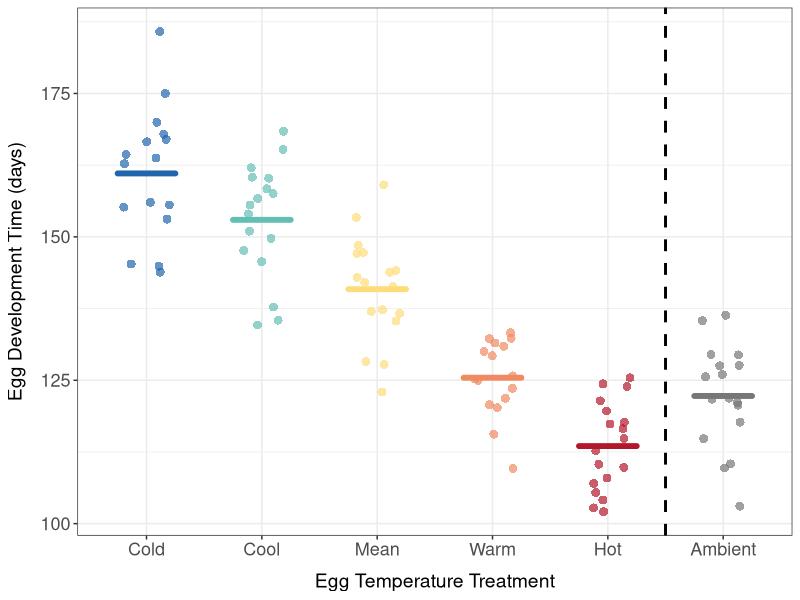
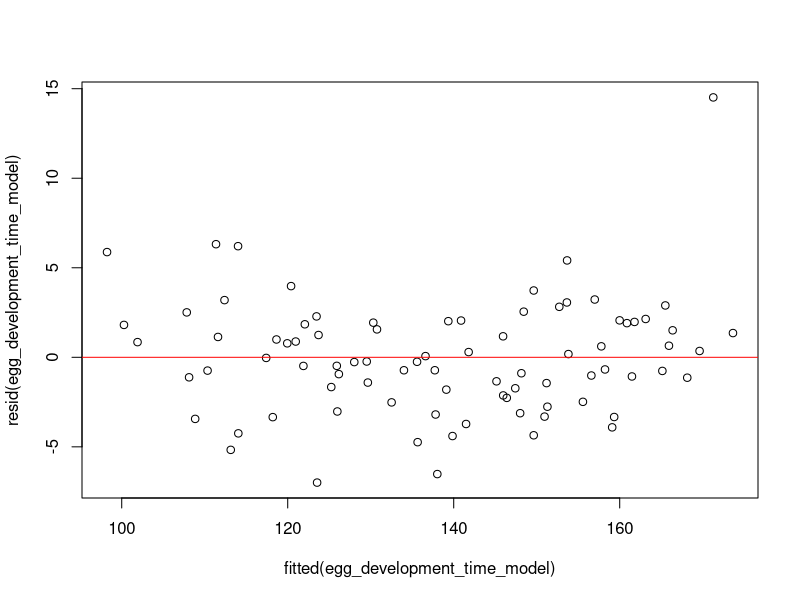
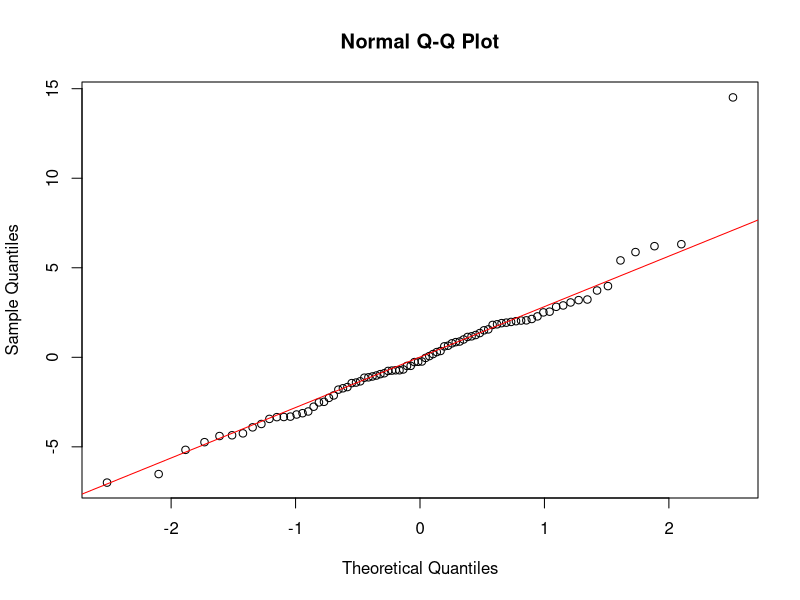
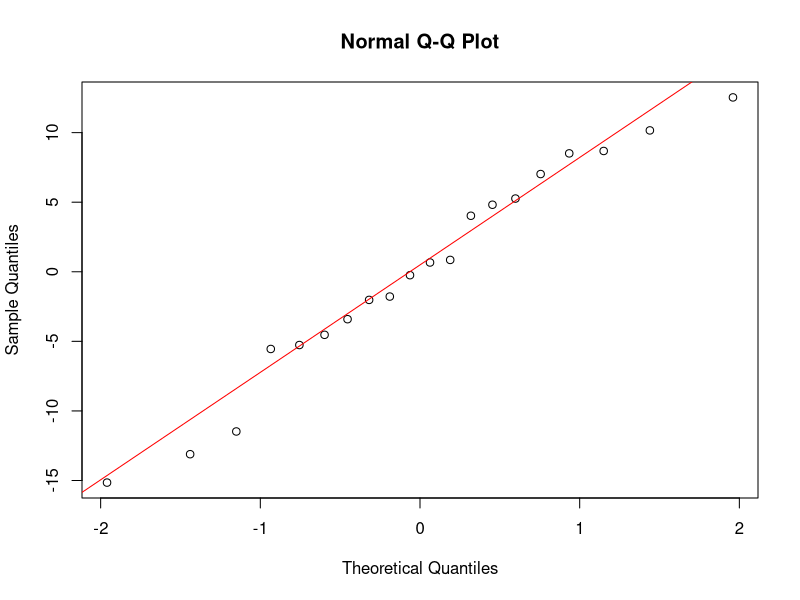
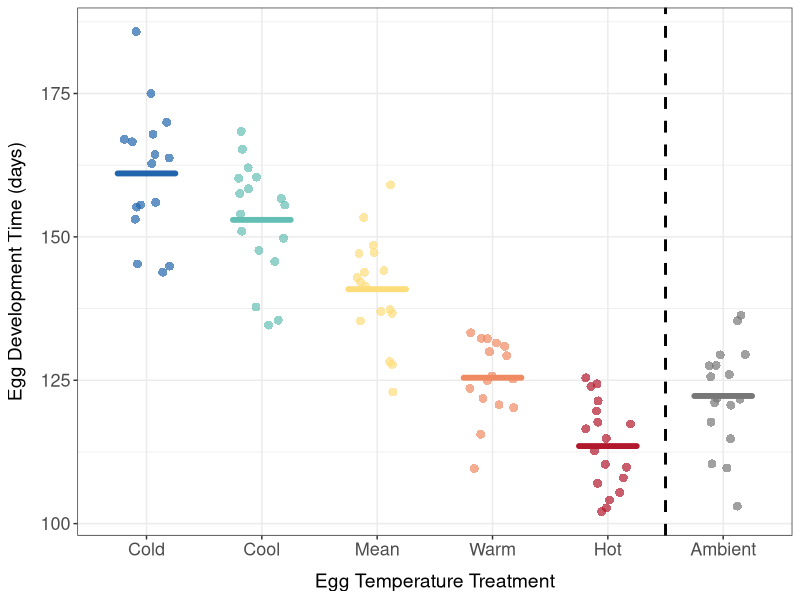

Recreate these plots in R, in order.
#### DESCRIPTION ####

# This script analyses the data look at the effect of temperature on winter moth
# egg development 

#### SET UP ####

# packages
library(here)
library(tidyverse)
library(lmerTest)
packageVersion("lmerTest")
# data
egg_subcltuches <- read.csv(here("data_files", "egg_subclutches.csv"))
larval_hatching <- read.csv(here("data_files", "egg_hatching_raw_NAs.csv"))
egg_temperature_treatments <- read.csv(here("data_files", "egg_temperature_treatments_daily.csv"))

# reorder temperature treatments for plots
egg_subcltuches$egg_temperature_treatment <- factor(egg_subcltuches$egg_temperature_treatment,
                                                 levels = c("cold", "cool", "mean", "warm", "hot", "ambient"))


# set up a common colour palette for plots
temperature_treatment_colours <- c("cold" = "#2166AC",
                                   "cool" = "#63BFB4",
                                   "mean" = "#FDDC7A",
                                   "warm" = "#EF8A62", 
                                   "hot" = "#B2182B",
                                   "ambient" = "#777777")

#### CALCULATE HALF-HATCH DATE ####

# transform date and larvae number to numerical format, remove the duplicate 
# subclutch and select only the rows needed
larval_hatching_transformed <- larval_hatching %>%
  mutate(date = as.Date(date, format = "%d/%m/%Y")) %>%
  mutate(day = dense_rank(date)) %>%
  filter(!is.na(number_larvae)) %>%
  mutate(number_larvae = as.integer(number_larvae)) %>%
  filter(subclutch_id != "f3.control.hot.2") %>%
  select(day, subclutch_id, number_larvae)

# find the total positive increase in larvae hatching 
larval_hatching_processed <- larval_hatching_transformed %>%
  arrange(subclutch_id, day) %>%
  group_by(subclutch_id) %>%
  mutate(change_larvae = number_larvae - lag(number_larvae)) %>%
  mutate(change_larvae = ifelse(change_larvae < 0 | is.na(change_larvae), 0, change_larvae)) %>%
  mutate(cum_larvae = cumsum(change_larvae)) %>%
  mutate(max_cum_larvae = max(cum_larvae)) %>%
  ungroup()

# calculate the proportion of larvae hatched each day in each subclutch
larval_hatching_proportions <- larval_hatching_processed %>%
  mutate(proportion_hatched = cum_larvae / max_cum_larvae) 

## subclutches with >2 larvae hatched = large

# filter the processed data for (large) subclutches with great than two larvae hatched (enough for a logistic curve)
larval_hatching_proportions_large <- larval_hatching_proportions %>%
  filter(max_cum_larvae > 2) %>%
  select(subclutch_id, day, proportion_hatched)

# calculate the median hatching day to find a good initial guess for the inflection point
median(larval_hatching_proportions_large$day)

# make a function to fit logistic curve per subclutch and extract parameters
# extract date of half-hatch and curve metrics for each tree
process_curve_dataset <- function(data) {
  #define the get_curve function which will be applied to each subclutch individually 
  get_curve <- function(rn) {
    #print the current subclutch being processed 
    print(as.character(rn$subclutch_id[1]))
    #initial guesses for the logistic model 
    a <- 0.1 #slope
    b <- 35  #inflection point when 50% hatched
    d <- 0   #lower asymptote 
    
    params <- list(a = a, b = b, d = d)
    while(TRUE) {
      params <- list(a = a, b = b, d = d)
      fit <- NULL
      try(fit <- nls(proportion_hatched ~ I(d + (1 - d) * 1/(1 + exp(-a * (day - b)))), #fit logistic growth curve using nonlinear least squares 
                     data = rn, start = params, trace = F, 
                     control = list(maxiter = 500), 
                     lower = list(a = 0, b = 0, d = 0), 
                     upper = list(a = 3, b = 160, d = 1), algorithm = "port"))
      
      if(!is.null(fit)) break;
      
      #resample params for new fit attempts
      a <- sample(seq(0.1, 2, 0.05), 1)
      b <- sample(seq(1, 50, 1), 1)
      d <- sample(seq(0, 0.6, 0.05), 1)
    }
    
    #get the half-hatch date (the x0 point where the proportion hatched is 0.5)
    #create smooth day sequence to evaluate the model over 
    s <- seq(min(rn$day), max(rn$day), length = 1000) 
    #define half-hatch date
    half <- s[which.min(abs(predict(fit, list(day = s)) - 0.5))] 
    
    #extract the coefficients from the fit
    coefs <- coef(fit)
    a <- coefs[1]
    b <- coefs[2]
    d <- coefs[3]
    
    #calculate slope at the half-hatch date using the logistic derivative formula
    half_slope <- (a * (1 - d)) / 4
    
    #return the values for the subclutch being evaluated
    return(list(fit, half, half_slope, as.character(rn$subclutch_id[1]), coefs[1], coefs[2], coefs[3]))
  }
  
  #apply the get_curve function to each subclutch ID
  rn_out <- lapply(by(data, data$subclutch_id, get_curve), identity)
  
  #combine the results into a matrix
  rn_out_matrix <- do.call(rbind, rn_out)
  
  #convert the matrix to a dataframe
  rn_hatching <- as.data.frame(rn_out_matrix)
  
  #separate the list columns into individual columns
  rn_hatching$fit <- lapply(rn_hatching$V1, as.vector)
  rn_hatching$halfdate <- unlist(rn_hatching$V2)
  rn_hatching$halfslope <- unlist(rn_hatching$V3)
  rn_hatching$subclutch_id <- unlist(rn_hatching$V4)
  rn_hatching$intercept <- unlist(rn_hatching$V5)
  rn_hatching$maxdate <- unlist(rn_hatching$V6)
  rn_hatching$maxslope <- unlist(rn_hatching$V7)
  
  #select and reorder columns needed
  rn_hatching <- rn_hatching %>%
    dplyr::select(subclutch_id, halfdate_large = halfdate, fit)
  
  return(rn_hatching)
}

# use the function on the larval hatching data
logistic_results <- process_curve_dataset(larval_hatching_proportions_large) 


## subclutches with <2 larvae hatched = small 

# filter the processed data for (smaller) subclutches with 1 or 2 larvae hatched 
larval_hatching_proportions_small<- larval_hatching_proportions %>%
  filter(max_cum_larvae < 3 & max_cum_larvae > 0) %>%
  select(subclutch_id, day, proportion_hatched)

# calculate halfdate as the day that proportion hatched equals or exceeds 50%
estimate_results <- larval_hatching_proportions_small %>%
  group_by(subclutch_id) %>%
  filter(proportion_hatched >= 0.5) %>%
  arrange(day) %>%
  slice(1) %>%
  ungroup() %>%
  select(subclutch_id, halfdate_small = day)

# match the half-hatch date estimates (for large and small) subcltuches to 
# larval hatching data from experiment two 
egg_subcltuches <- egg_subcltuches %>%
  #for subclutches with >2 larvae
  left_join(logistic_results, by = "subclutch_id") %>%
  #for subclutches with <=2 larvae
  left_join(estimate_results, by = "subclutch_id") %>% 
  mutate(halfdate = coalesce(halfdate_large, halfdate_small)) %>%
  select(-halfdate_large, -halfdate_small)

# filter the data to remove subclutches from females that were mated twice or 
# mated with a male in a different treatment
egg_subcltuches_clean <- egg_subcltuches %>%
  filter(!(female_id %in% c("f3.mean", "f7.control", "f1.cold", "f1.cool")))

# transform half-hatch date into a real date 
start_date <- as.Date("2025-03-01")
egg_subcltuches_clean$half_hatch_date <- start_date + (egg_subcltuches_clean$halfdate - 1)

# convert half-hatch date to a day (since year began)
egg_subcltuches_clean$half_hatch_day <- yday(egg_subcltuches_clean$half_hatch_date)

# save half-hatch dates to new object 
egg_subcltuches_clean_hatch <- egg_subcltuches_clean %>%
  select(-fit)

#### PLOT ####

# calculate egg development time as the number of days between first egg and half hatch
egg_subcltuches_clean_hatch$first_egg_date <- ymd(egg_subcltuches_clean_hatch$first_egg_date)
egg_subcltuches_clean_hatch$egg_development_time <- as.numeric(egg_subcltuches_clean_hatch$half_hatch_date - egg_subcltuches_clean_hatch$first_egg_date)

# save to a csv file in the data_files folder
write.csv(egg_subcltuches_clean_hatch, 
          here("data_files", "egg_subcltuches_with_egg_dev_time.csv"), row.names = FALSE)

# plot the mean egg development time for each treatment with the raw data 
egg_development_time_plot <- ggplot(egg_subcltuches_clean_hatch, 
                                    aes(x = egg_temperature_treatment, 
                                        y = egg_development_time, 
                                        fill = egg_temperature_treatment,
                                        colour = egg_temperature_treatment)) +
  geom_jitter(width = 0.2, 
              alpha = 0.7, 
              size = 3, 
              stroke = 0) +
  stat_summary(fun = mean, 
               geom = "crossbar", 
               width = 0.5,
               linewidth = 0.8, 
               alpha = 1, 
               lineend = "round") +
  geom_vline(xintercept = 5.5, 
             linetype = "dashed",
             color = "black", 
             linewidth = 1) +
  labs(x = "Egg Temperature Treatment",
       y = "Egg Development Time (days)") +
  scale_fill_manual(values = temperature_treatment_colours) +
  scale_colour_manual(values = temperature_treatment_colours) +
  scale_x_discrete(labels = c("Cold", "Cool", "Mean", "Warm", "Hot", "Ambient")) +
  theme_bw() +
  theme(axis.title = element_text(size = 14),
        axis.text = element_text(size = 13),
        axis.title.x = element_text(margin = margin(t = 10)), 
        axis.title.y = element_text(margin = margin(r = 10)),
        legend.position = "none")

# look at the output
egg_development_time_plot

# save as a png in the figures folder
ggsave(here("figures", "figure5.png"),
       plot = egg_development_time_plot, width = 6, height = 4, dpi = 300)

#### MODEL ####

# filter to remove the control 
egg_subcltuches_clean_hatch_minus_control <- egg_subcltuches_clean_hatch %>%
  filter(egg_temperature_treatment != "ambient")

# reorder the temperature treatment so that the mean is the reference
egg_subcltuches_clean_hatch_minus_control$egg_temperature_treatment <- factor(egg_subcltuches_clean_hatch_minus_control$egg_temperature_treatment, 
                                                                              levels = c("mean", "cold", "cool", "warm", "hot"))

# model the effect of temperature treatment on egg development time, include female ID as a random effect 
egg_development_time_model <- lmer(egg_development_time ~ egg_temperature_treatment + 
                                     (1 | female_id), data = egg_subcltuches_clean_hatch_minus_control)

# look at the output
summary(egg_development_time_model)

#### CHECK FIT ####

# compare the full model to a null model 

full_model <- lm(egg_development_time ~ egg_temperature_treatment, data = egg_subcltuches_clean_hatch_minus_control)
null_model <- lm(egg_development_time ~ 1, data = egg_subcltuches_clean_hatch_minus_control)

anova(full_model, null_model, test = "Chisq")

#### CHECK ASSUMPTIONS ####

# check the assumption of equal variance by plotting the residuals vs fitted values 
plot(fitted(egg_development_time_model), resid(egg_development_time_model)) 
abline(h = 0, col = "red")

# check the normality of the residuals 
qqnorm(resid(egg_development_time_model)) 
qqline(resid(egg_development_time_model), col = "red")

# check the normality of the random effects
egg_development_time_re <- ranef(egg_development_time_model)$female_id[[1]]
qqnorm(egg_development_time_re)
qqline(egg_development_time_re, col = "red")
